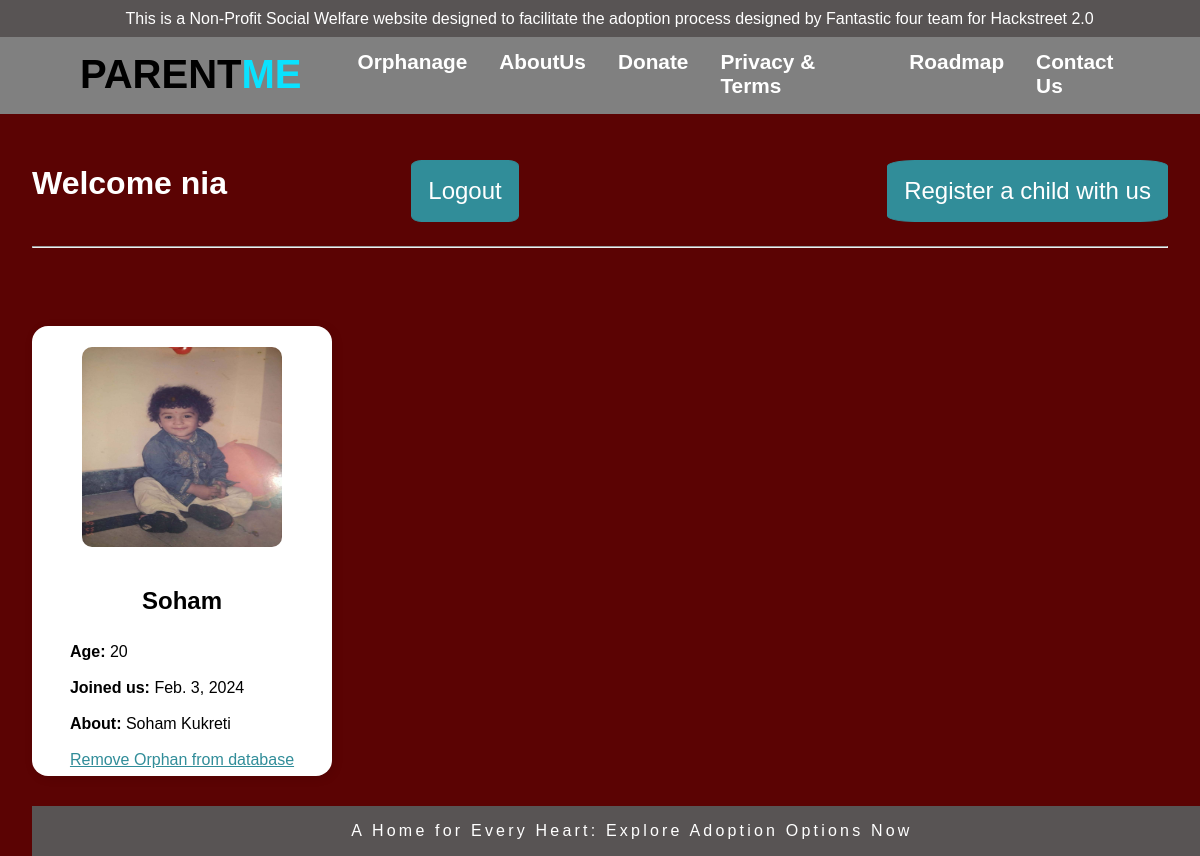
/Orphans/ (signed in), run on an earlier commit of the app's database.
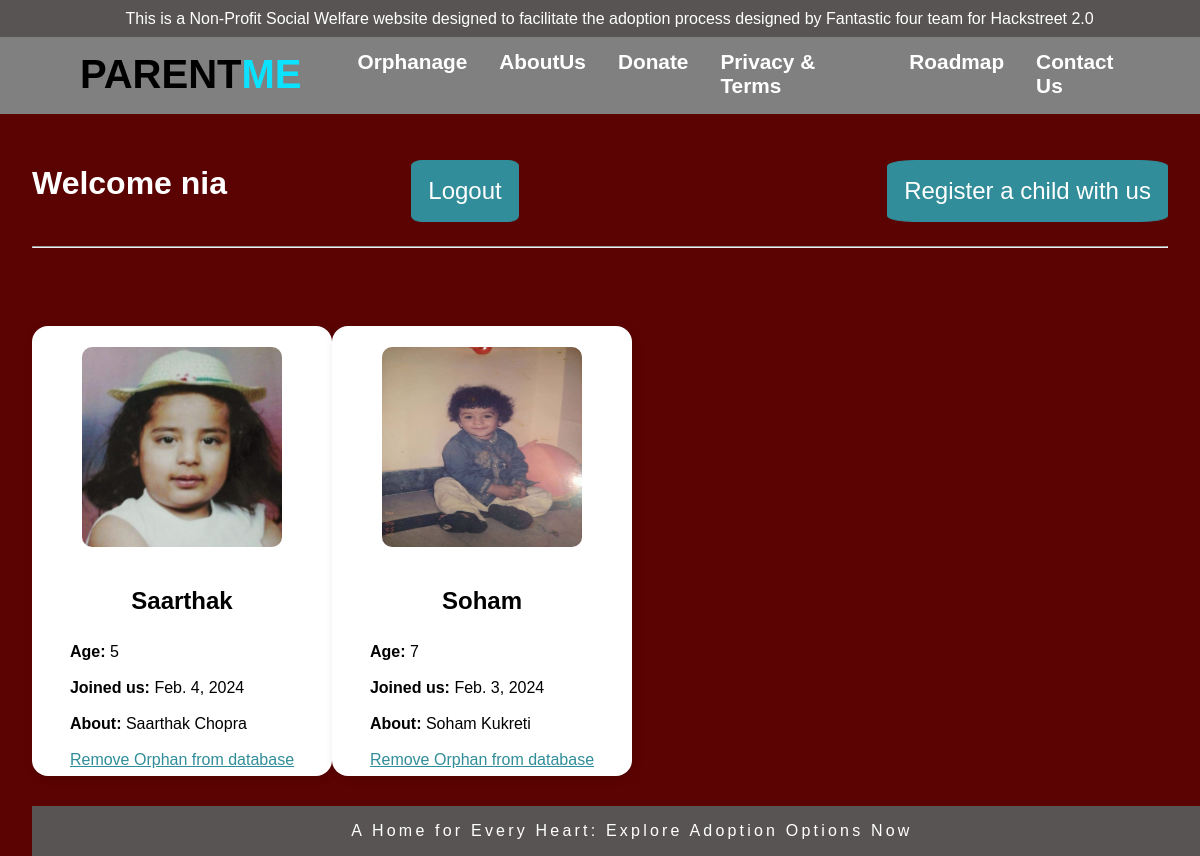
And on a later commit of the database.
### main/models.py (models this page shows, shortened)
class Orphan(models.Model):
    orphanage = models.ForeignKey(User,on_delete=models.CASCADE,null=True,blank=True)
    child_image = models.ImageField(null=True,blank=True,upload_to="images/")
    name = models.CharField(max_length=200)
    description = models.TextField(null=True,blank=True)
    age = models.CharField(max_length=2)
    joined = models.DateField(auto_now_add=True)
    class Meta:
        ordering = ['age']

### main/views.py (the view)
# urls.py: path('Orphans/',views.OrphanList.as_view(),name='OrphanList'),
class OrphanList(LoginRequiredMixin, ListView):
    model = Orphan
    context_object_name = 'Orphans'
    def get_context_data(self, **kwargs):
        context = super().get_context_data(**kwargs)
        context['Orphans'] = context['Orphans'].filter(orphanage=self.request.user)
        return context

### main/templates/main/orphan_list.html
{% extends 'main/base.html' %}
{% block content %}
<div class="top">
    {% if request.user.is_authenticated %}
    <h1 style="color:white;">Welcome {{request.user}}</h1>
    <a href="{% url 'logout-orphanage' %}" class="btn" style="margin: 1rem 0 1rem 0;">Logout</a>
    {% else %}
        <a href="{% url 'login-orphanage' %}">Login</a>
    {% endif %}
    <br>
    <a href="{% url 'AddOrphan' %}" class="btn" style="margin: 1rem 0 1rem 0;">Register a child with us</a>
</div>
<hr>
<div class="outergrid">
    {% for orphan in Orphans %}
    <div class="gridcell">
        {% if orphan.child_image %}
            <img src="{{orphan.child_image.url}}" width="200px" height="200px" style="border-radius: 5%;">
        {% else %}
            <img src="/static/assets/images/noUser.png" width="200px" height="200px" style="border-radius: 5%;">
        {% endif %}
        <div>
            <h2><a href="{% url 'UpdateOrphanDetails' orphan.id %}" style="text-decoration: none; color: black;">{{orphan.name}}</a></h2>
        </div>
        <div class="details">
            <b>Age: </b>{{orphan.age}}<br><br>
            <b>Joined us: </b>{{orphan.joined}}<br><br>
            <b>About: </b>{{orphan.description}}<br><br>
            <a href="{% url 'RemoveOrphan' orphan.id %}" style="color: rgb(49,141,153);">Remove Orphan from database</a>
        </div>
    </div>
    {% endfor %}
{% endblock content %}

What changed in the data, as far as the page shows it:
added Orphan: child_image (picture), name "Saarthak", age "5", joined "Feb. 4, 2024", description "Saarthak Chopra"
changed Orphan "Soham": age "20" → "7"
